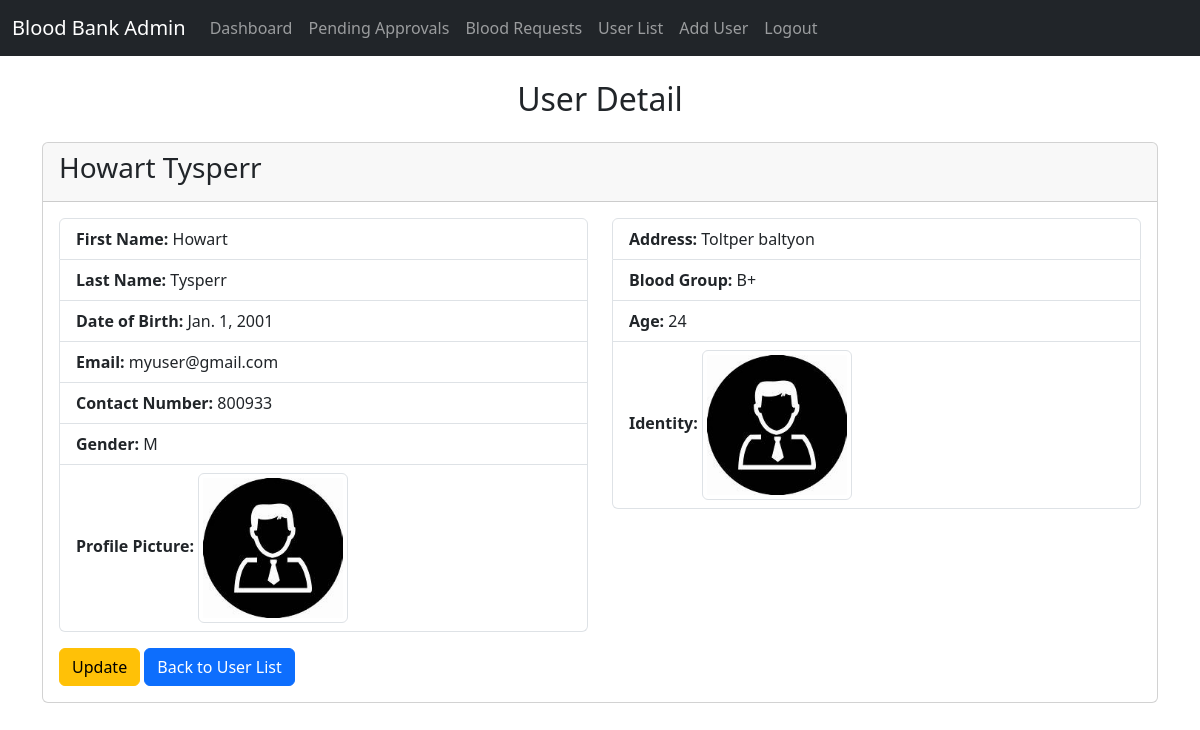
The page /user/10/ (signed in) on the database its author committed.
### myapp/models.py (models this page shows, shortened)
class CustomUser(AbstractUser):
    USER_TYPE = (("1", "Admin"), ("2", "Hospital"), ("3", "User"))
    GENDER = [("M", "Male"), ("F", "Female"),("O","Other")]
    BLOOD_GROUPS = (
    ('A+', 'A+'),
    ('A-', 'A-'),
    ('B+', 'B+'),
    ('B-', 'B-'),
    ('AB+', 'AB+'),
    ('AB-', 'AB-'),
    ('O+', 'O+'),
    ('O-', 'O-'),
    )
    first_name = models.CharField(max_length=15,null=True,blank=True,default='N/A')
    last_name = models.CharField(max_length=15,null=True,blank=True,default='N/A')
    username = None  # Removed username, using email instead
    email = models.EmailField(unique=True)
    is_approved = models.BooleanField(default=False)  # New field for staff approval
    user_type = models.CharField(default="3", choices=USER_TYPE, max_length=3)
    gender = models.CharField(max_length=1, choices=GENDER,null=True,blank=True)
    profile_pic = models.ImageField(null=True, blank=True)
    dob = models.DateField(null=True, blank=True)
    blood_group = models.CharField(max_length=4, choices=BLOOD_GROUPS,null=True,blank=True)
    contact_number = models.CharField(max_length=15, null=True, blank=True)
    identity = models.ImageField(null=True,blank=True)
    organization_name = models.CharField(max_length=80, null=True,blank=True)
    address = models.TextField(null=True,blank=True)
    fcm_token = models.TextField(default="")  # For firebase notifications
    created_at = models.DateTimeField(auto_now_add=True)
    updated_at = models.DateTimeField(auto_now=True)
    age = models.IntegerField(null=True, blank=True)  # Store age directly in the database, for user_type 3 only
    donation_count = models.IntegerField(default=0)
    USERNAME_FIELD = "email"
    REQUIRED_FIELDS = []
    objects = CustomUserManager()

### myapp/views.py (the view)
# urls.py: path('user/<int:pk>/', views.UserDetailView.as_view(), name='user_detail'),
class UserDetailView(LoginRequiredMixin, DetailView):
    model = CustomUser
    template_name = 'admin/user_detail.html'
    context_object_name = 'user'
    def get_context_data(self, **kwargs):
        context = super().get_context_data(**kwargs)
        context['from_pending'] = self.request.GET.get('from_pending', False)
        return context

### myapp/templates/admin/user_detail.html
{% extends 'admin/admin_base.html' %}
{% block content %}
    <h2 class="text-center mb-4">User Detail</h2>
    <div class="card">
        <div class="card-header">
            <h3>{{ user.first_name }} {{ user.last_name }}</h3>
        </div>
        <div class="card-body">
            <div class="row">
                <div class="col-md-6">
                    {% if user.user_type == '2' %}
                        <ul class="list-group">
                            <li class="list-group-item">
                                <strong>Email:</strong> {{ user.email }}
                            </li>
                            <li class="list-group-item">
                                <strong>Approved:</strong> {{ user.is_approved }}
                            </li>
                            <li class="list-group-item">
                                <strong>Contact Number:</strong> {{ user.contact_number }}
                            </li>
                            <li class="list-group-item">
                                <strong>Profile Picture:</strong>
                                {% if user.profile_pic %}
                                    <img src="{{ user.profile_pic.url }}" alt="Profile Picture" class="img-thumbnail" style="width: 150px;">
                                {% else %}
                                    <p>No profile picture uploaded</p>
                                {% endif %}
                            </li>
                        </ul>
                    {% elif user.user_type == '3' %}
                        <ul class="list-group">
                            <li class="list-group-item">
                                <strong>First Name:</strong> {{ user.first_name }}
                            </li>
                            <li class="list-group-item">
                                <strong>Last Name:</strong> {{ user.last_name }}
                            </li>
                            <li class="list-group-item">
                                <strong>Date of Birth:</strong> {{ user.dob }}
                            </li>
                            <li class="list-group-item">
                                <strong>Email:</strong> {{ user.email }}
                            </li>
                            <li class="list-group-item">
                                <strong>Contact Number:</strong> {{ user.contact_number }}
                            </li>
                            <li class="list-group-item">
                                <strong>Gender:</strong> {{ user.gender }}
                            </li>
                            <li class="list-group-item">
                                <strong>Profile Picture:</strong>
                                {% if user.profile_pic %}
                                    <img src="{{ user.profile_pic.url }}" alt="Profile Picture" class="img-thumbnail" style="width: 150px;">
                                {% else %}
                                    <p>No profile picture uploaded</p>
                                {% endif %}
                            </li>
                        </ul>
                    {% endif %}
                </div>
                <div class="col-md-6">
                    {% if user.user_type == '2' %}
                        <ul class="list-group">
                            <li class="list-group-item">
                                <strong>Organization Name:</strong> {{ user.organization_name }}
                            </li>
                            <li class="list-group-item">
                                <strong>Address:</strong> {{ user.address }}
                            </li>
                            <li class="list-group-item">
                                <strong>Created At:</strong> {{ user.created_at }}
                            </li>
                            <li class="list-group-item">
                                <strong>Updated At:</strong> {{ user.updated_at }}
                            </li>
                            <li class="list-group-item">
                                <strong>Identity:</strong>
                                {% if user.identity %}
                                    <img src="{{ user.identity.url }}" alt="Identity Image" class="img-thumbnail" style="width: 150px;">
                                {% else %}
                                    <p>No identity image uploaded</p>
                                {% endif %}
                            </li>
                        </ul>
                    {% elif user.user_type == '3' %}
                        <ul class="list-group">
                            <li class="list-group-item">
                                <strong>Address:</strong> {{ user.address }}
                            </li>
                            <li class="list-group-item">
                                <strong>Blood Group:</strong> {{ user.blood_group }}
                            </li>
                            <li class="list-group-item">
                                <strong>Age:</strong> {{ user.age }}
                            </li>
                            <li class="list-group-item">
                                <strong>Identity:</strong>
                                {% if user.identity %}
                                    <img src="{{ user.identity.url }}" alt="Identity Image" class="img-thumbnail" style="width: 150px;">
                                {% else %}
                                    <p>No identity image uploaded</p>
                                {% endif %}
                            </li>
                        </ul>
                    {% endif %}
                </div>
            </div>
            {% if from_pending %}
            <a href="{% url 'pending_hospitals' %}" class="btn btn-primary mt-3">Back to Pending List</a>
            {% else %}
            <a href="{% url 'user_update' user.pk %}" class="btn btn-warning mt-3">Update</a>
            <a href="{% url 'user_list' %}" class="btn btn-primary mt-3">Back to User List</a>
            {% endif %}
        </div>
    </div>
{% endblock %}

### rows shown on the page
CustomUser: first_name "Howart", last_name "Tysperr", dob "Jan. 1, 2001", email "myuser@gmail.com", contact_number "800933", gender "M", profile_pic (picture), address "Toltper baltyon", blood_group "B+", age "24", identity (picture)
